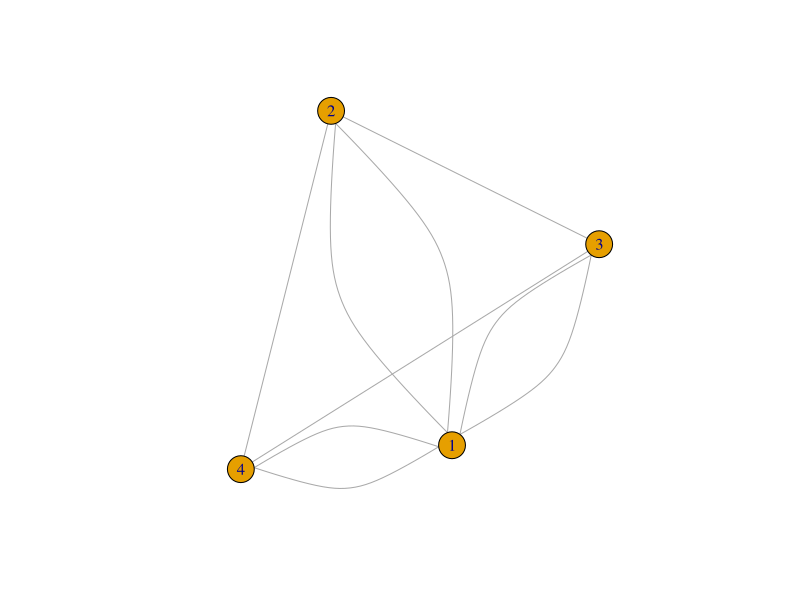
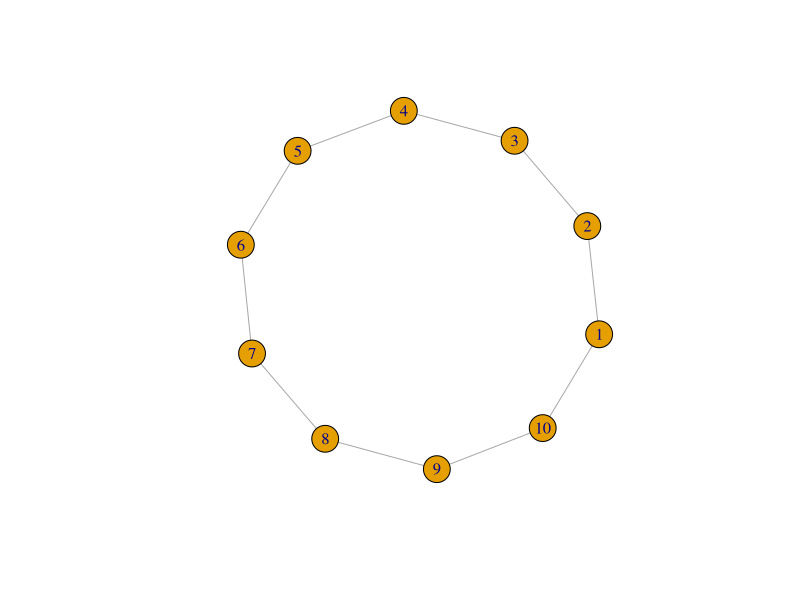
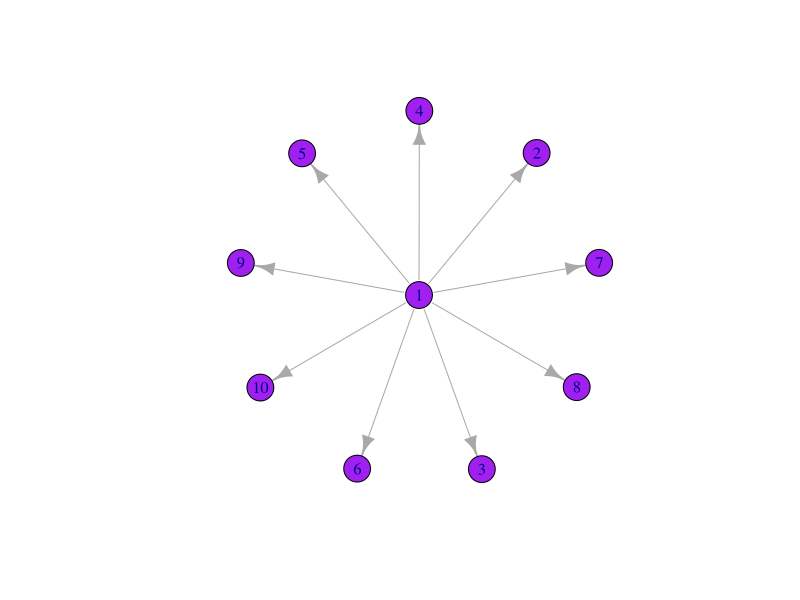
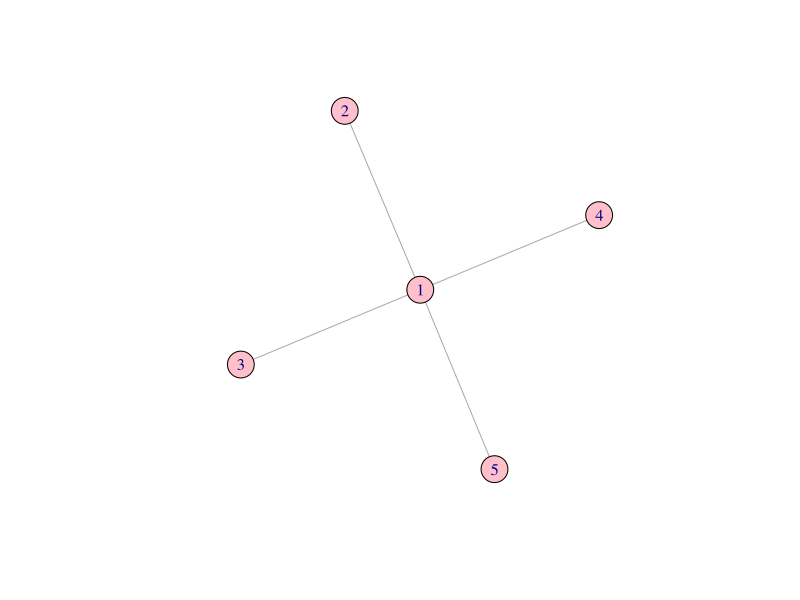
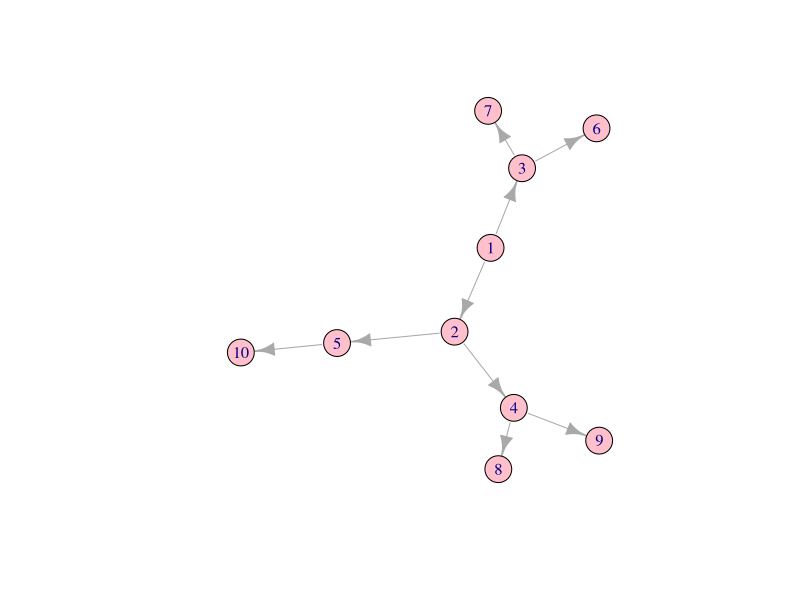
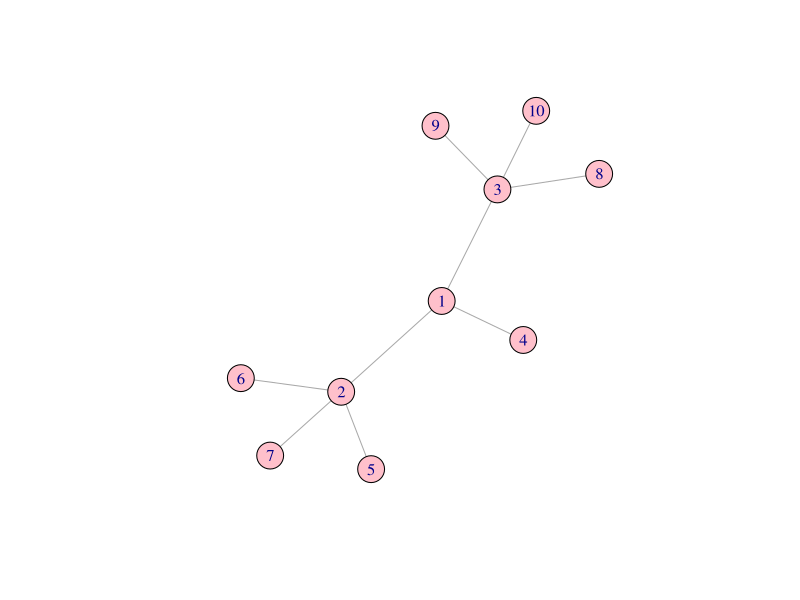
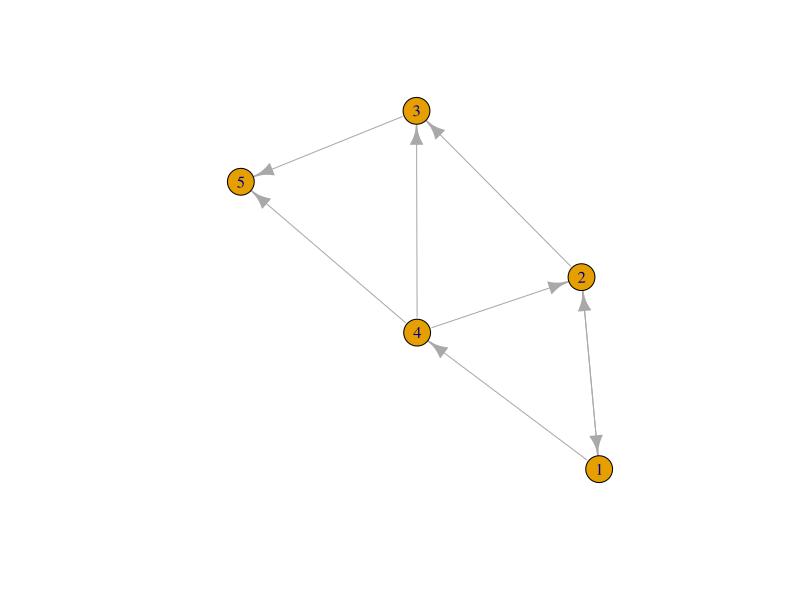
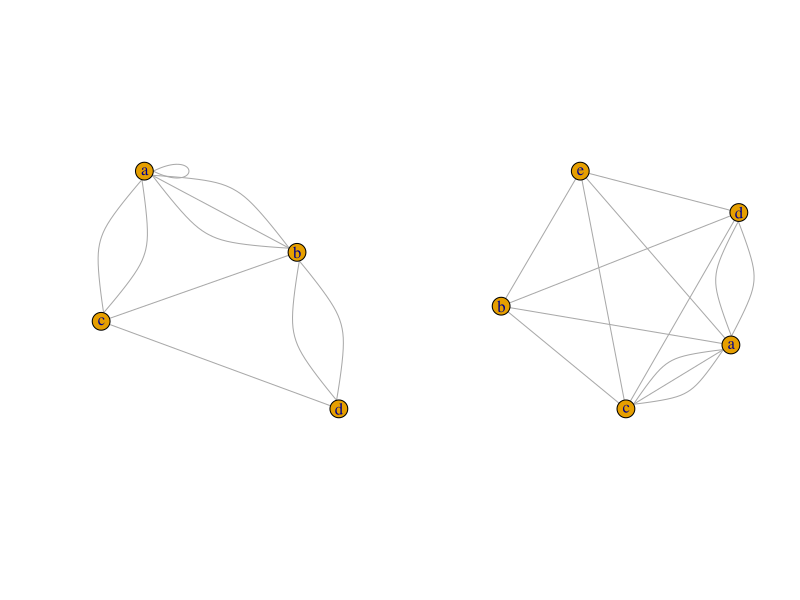

The R source for these figures, in order: (Note: this script raises an error after producing the figures.)
###################################################
# Irene Rodríguez García
# Practica grafos
# 13/12/2021
##################################################

#LLAMAMOS ALAS LIBRERIAS
library(igraph)
library(dplyr)
library(ggplot2)

#DEFINIMOS EL GRAFO a partir de la matriz de adyacencia
adjm <- matrix(c(0,2,2,2,2,0,1,1,2,1,0,1,2,1,1,0),nrow=4,ncol=4,byrow=TRUE) #La flecha es un puntero en cambio el = le asigna auto el valor de la variable.
adjm

#CREAMOS UN OBJETO CON IGRAPH
#Necesita de argumentos la matriaz de adyacencia y el modo del grafo.
#Cuando es dirigido hacemos la matriz de adyacencia y ya esta, si no necesitamos hacer una matriz simetrica.
#
#graph.adjacency(adjmatrix, mode = c("directed", "undirected",
# "max", "min", "upper", "lower", "plus"), weighted = NULL,
# diag = TRUE, add.colnames = NULL, add.rownames = NA)
graph <- graph.adjacency(adjm, mode="undirected")
plot(graph)

#CALCULAR LOS ATRIBUTOS DE CADA VERTICE
V(graph)$degree <- degree(graph)
V(graph)$degree
#NODOS QUE INCIDEN EN EL VERTICE 1
incident(graph, 1, mode = c("all"))

#-------------------------------------------
#Practica 2:

#Crear un gafo con forma de anillo, estrella,árbol.

#Anillo
graph2 <- make_ring(10)
plot(graph2)

#Estrella
Star <- make_star(10, mode = "out")
plot(Star, vertex.color="purple")

Star2 <- make_star(5, mode = "undirected")
plot(Star2, vertex.color="pink")

#Arbol
Tree1<-make_tree(10, 2)
plot(Tree1, vertex.color="pink")

Tree2<- make_tree(10, 3, mode = "undirected")
plot(Tree2, vertex.color="pink")

#Definimos el grafo a partir de la matriz de incidencia y lo dibujamos
el <- matrix( c("1","2","1","4","2","1","2","3","3", "5","4","2","4","3","4","5"), nc=2, byrow = TRUE)
graph3 <-graph_from_edgelist(el)
plot(graph3)

#ESTUDIAMOS ISOMORFISMOS ENTRE GRAFOS
#
# Dividimos la pantalla en dos partes para dibujar los grafos
par(mfrow=c(1,2))

# Definimos el primer grafo
adjm2 <- matrix(c(1,3,2,0,3,0,1,2,2,1,0,1,0,2,1,0),nrow=4,ncol=4,byrow=TRUE)
colnames(adjm2) <- c("a","b","c","d")
rownames(adjm2) <- c("a","b","c","d")
graph2 <- graph.adjacency(adjm2,mode="undirected")
plot(graph2)
# Definimos el segundo grafo
adjm3 <-matrix(c(0,1,2,2,1,0,0,1,1,1,3,0,0,1,1,0,0,1,0,1,0,1,1,1,0),nrow=5,ncol=5,byrow=TRUE)
colnames(adjm3) <- c("a","b","c","d","e")
rownames(adjm3) <- c("a","b","c","d","e")
graph3 <- graph.adjacency(adjm3,mode="undirected")
plot(graph3)

# Estudiamos si son isomorfos
isomorphic(graph2, graph3)
# colored graph isomorphism
g1 <- make_ring(10)
g2 <- make_ring(10)
isomorphic(g1, g2)
V(g1)$color <- rep(1:2, length = vcount(g1))
V(g2)$color <- rep(2:1, length = vcount(g2))
plot(g1)
plot(g2)

#---------------------------PRACTICAS-------------------------------

# PRACTICA 4:
#Grafo 1
adjm4 <- matrix(c(), nrow=5, ncol=5, byrow=TRUE)
adjm4
graph4 <- graph.adjacency(adjm4,mode="directed")
plot(graph4)
#Grafo 2
adjm5 <- matrix(c(0,2,0,1,2,0,2,1,0,2,0,1,1,1,1,0), nrow=4, ncol=4, byrow=TRUE)
adjm5
graph5 <- graph.adjacency(adjm5,mode="undirected")
plot(graph5)

#PRACTICA 5:
#Funciones
aristas <- function(a){
   n=dim(a)[1]
   m=dim(a)[2]
  SumaGrados = 0
  
    for (i in 1:n){
      for (j in 1:m){
        SumaGrados <-SumaGrados + a[i,j]
      }
    }
    return(SumaGrados/2)
}

aristas(adjm)
